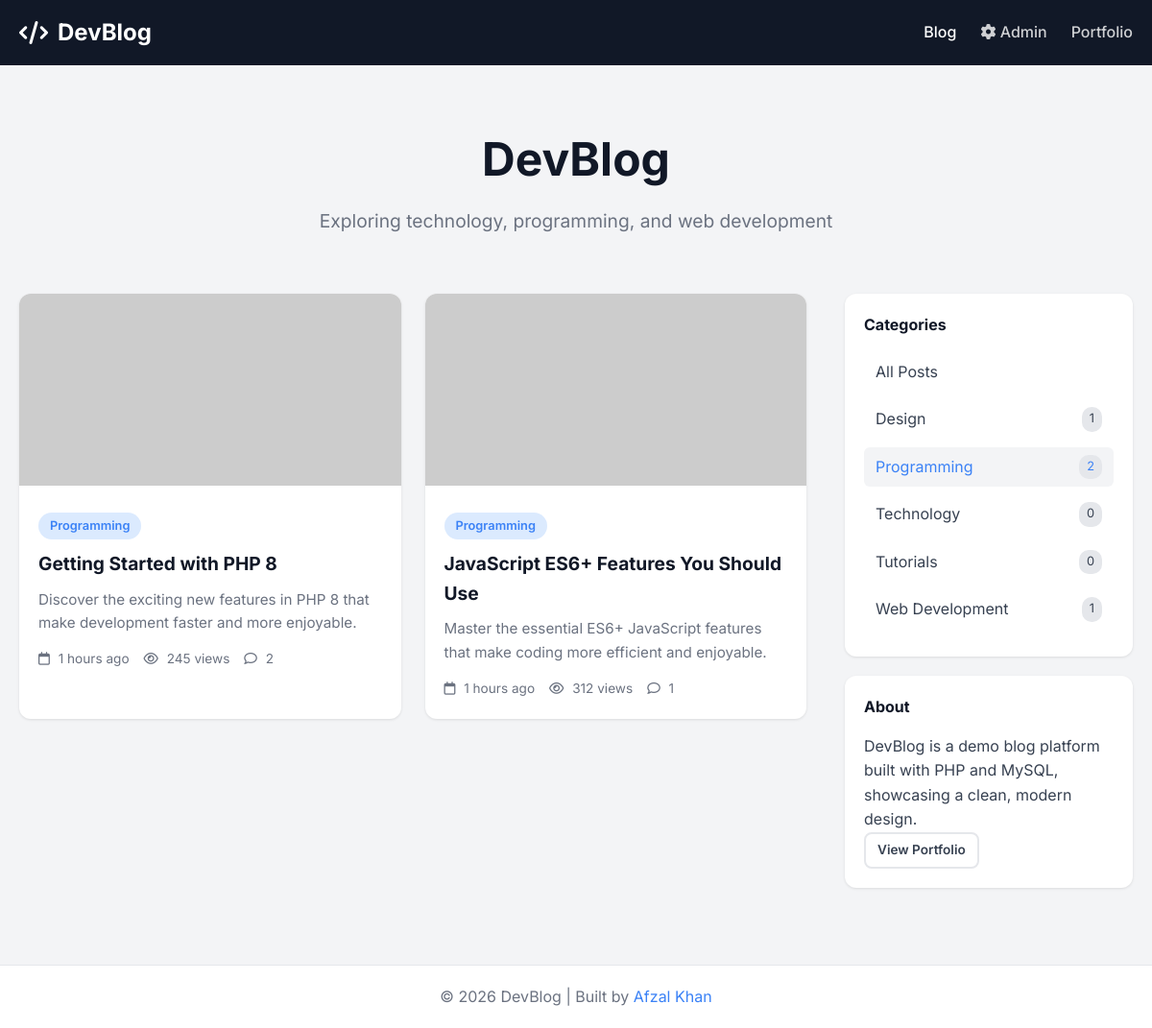
Screenshot of /index.php?category=2 with the database file from the repository.
### tables this page shows
CREATE TABLE IF NOT EXISTS posts (
    id INT AUTO_INCREMENT PRIMARY KEY,
    title VARCHAR(255) NOT NULL,
    slug VARCHAR(255) UNIQUE,
    content TEXT,
    excerpt TEXT,
    featured_image VARCHAR(255),
    category_id INT,
    status ENUM('draft', 'published') DEFAULT 'draft',
    views INT DEFAULT 0,
    created_at TIMESTAMP DEFAULT CURRENT_TIMESTAMP,
    updated_at TIMESTAMP DEFAULT CURRENT_TIMESTAMP ON UPDATE CURRENT_TIMESTAMP,
    FOREIGN KEY (category_id) REFERENCES categories(id) ON DELETE SET NULL
);

CREATE TABLE IF NOT EXISTS categories (
    id INT AUTO_INCREMENT PRIMARY KEY,
    name VARCHAR(100) NOT NULL,
    slug VARCHAR(100) UNIQUE,
    description TEXT,
    created_at TIMESTAMP DEFAULT CURRENT_TIMESTAMP
);

### includes/db.php (called while the page is built, shortened)
<?php
function e($s) { return htmlspecialchars($s, ENT_QUOTES, 'UTF-8'); }
function timeAgo($datetime) {
    $time = strtotime($datetime);
    $diff = time() - $time;
    if ($diff < 86400) return floor($diff / 3600) . ' hours ago';
    return date('M j, Y', $time);
}
?>

### index.php (the view, shortened to what this page needs)
<?php
require_once 'includes/db.php';
$category_filter = isset($_GET['category']) ? (int)$_GET['category'] : 0;
$where = "WHERE p.status = 'published'";
if ($category_filter) $where .= " AND p.category_id = $category_filter";
$posts = $conn->query("SELECT p.*, c.name as category_name, c.slug as category_slug,
    (SELECT COUNT(*) FROM comments WHERE post_id = p.id AND status = 'approved') as comment_count
    FROM posts p LEFT JOIN categories c ON p.category_id = c.id $where ORDER BY p.created_at DESC");
$categories = $conn->query("SELECT c.*, (SELECT COUNT(*) FROM posts WHERE category_id = c.id AND status = 'published') as post_count FROM categories c ORDER BY name");
$catList = []; while ($c = $categories->fetch_assoc()) $catList[] = $c;
?>
<!DOCTYPE html>
<html lang="en">
<head>
    <link rel="stylesheet" href="https://cdnjs.cloudflare.com/ajax/libs/font-awesome/6.5.1/css/all.min.css">
    <link rel="stylesheet" href="css/style.css">
</head>
<body>
    <header class="header">
        <div class="container">
            <div class="header-content">
                <a href="index.php" class="logo"><i class="fas fa-code"></i> DevBlog</a>
                <nav class="nav">
                    <a href="index.php" class="nav-link active">Blog</a>
                    <a href="admin/" class="nav-link"><i class="fas fa-cog"></i> Admin</a>
                    <a href="../../index.html" class="nav-link">Portfolio</a>
                </nav>
            </div>
        </div>
    </header>
    <main class="main">
        <div class="container">
            <div class="hero">
                <h1>DevBlog</h1>
                <p>Exploring technology, programming, and web development</p>
            </div>
            <div class="blog-layout">
                <section class="posts-section">
                    <?php if ($posts->num_rows > 0): ?>
                        <div class="posts-grid">
                            <?php while ($post = $posts->fetch_assoc()): ?>
                                <article class="post-card">
                                    <a href="post.php?slug=<?php echo e($post['slug']); ?>" class="post-image">
                                        <img src="<?php echo e($post['featured_image']); ?>" alt="<?php echo e($post['title']); ?>"
                                             onerror="this.src='https://via.placeholder.com/400x250?text=No+Image'">
                                    </a>
                                    <div class="post-content">
                                        <?php if ($post['category_name']): ?>
                                            <a href="index.php?category=<?php echo $post['category_id']; ?>" class="post-category">
                                                <?php echo e($post['category_name']); ?>
                                            </a>
                                        <?php endif; ?>
                                        <h2 class="post-title">
                                            <a href="post.php?slug=<?php echo e($post['slug']); ?>"><?php echo e($post['title']); ?></a>
                                        </h2>
                                        <p class="post-excerpt"><?php echo e($post['excerpt'] ?: excerpt($post['content'])); ?></p>
                                        <div class="post-meta">
                                            <span><i class="far fa-calendar"></i> <?php echo timeAgo($post['created_at']); ?></span>
                                            <span><i class="far fa-eye"></i> <?php echo $post['views']; ?> views</span>
                                            <span><i class="far fa-comment"></i> <?php echo $post['comment_count']; ?></span>
                                        </div>
                                    </div>
                                </article>
                            <?php endwhile; ?>
                        </div>
                    <?php endif; ?>
                </section>
                <aside class="sidebar">
                    <div class="widget">
                        <h3>Categories</h3>
                        <ul class="category-list">
                            <li><a href="index.php" class="<?php echo !$category_filter ? 'active' : ''; ?>">All Posts</a></li>
                            <?php foreach ($catList as $cat): ?>
                                <li>
                                    <a href="index.php?category=<?php echo $cat['id']; ?>"
                                       class="<?php echo $category_filter == $cat['id'] ? 'active' : ''; ?>">
                                        <?php echo e($cat['name']); ?>
                                        <span class="count"><?php echo $cat['post_count']; ?></span>
                                    </a>
                                </li>
                            <?php endforeach; ?>
                        </ul>
                    </div>
                    <div class="widget">
                        <h3>About</h3>
                        <p>DevBlog is a demo blog platform built with PHP and MySQL, showcasing a clean, modern design.</p>
                        <a href="../../index.html" class="btn btn-outline btn-sm">View Portfolio</a>
                    </div>
                </aside>
            </div>
        </div>
    </main>
    <footer class="footer">
        <div class="container">
            <p>&copy; 2026 DevBlog | Built by <a href="../../index.html">Afzal Khan</a></p>
        </div>
    </footer>
</body>
</html>

### css/style.css (style rules this page uses)
* { margin: 0; padding: 0; box-sizing: border-box; }
:root { --primary: #3b82f6; --primary-dark: #2563eb; --gray-50: #f9fafb; --gray-100: #f3f4f6; --gray-200: #e5e7eb; --gray-500: #6b7280; --gray-700: #374151; --gray-900: #111827; }
body { font-family: 'Inter', sans-serif; background: var(--gray-100); color: var(--gray-700); line-height: 1.6; }
.container { max-width: 1200px; margin: 0 auto; padding: 0 20px; }
.header { background: var(--gray-900); padding: 15px 0; }
.header-content { display: flex; justify-content: space-between; align-items: center; }
.logo { color: white; text-decoration: none; font-size: 1.5rem; font-weight: 700; display: flex; align-items: center; gap: 10px; }
.nav { display: flex; gap: 25px; }
.nav-link { color: rgba(255, 255, 255, 0.8); text-decoration: none; font-weight: 500; transition: color 0.2s; }
.nav-link:hover, .nav-link.active { color: white; }
.hero { text-align: center; padding: 60px 0; }
.hero h1 { font-size: 3rem; color: var(--gray-900); margin-bottom: 10px; }
.hero p { font-size: 1.2rem; color: var(--gray-500); }
.blog-layout { display: grid; grid-template-columns: 1fr 300px; gap: 40px; padding-bottom: 60px; }
.posts-grid { display: grid; grid-template-columns: repeat(auto-fill, minmax(300px, 1fr)); gap: 25px; }
.post-card { background: white; border-radius: 12px; overflow: hidden; box-shadow: 0 1px 3px rgba(0, 0, 0, 0.1); transition: transform 0.2s, box-shadow 0.2s; }
.post-image img { width: 100%; height: 200px; object-fit: cover; }
.post-content { padding: 20px; }
.post-category { display: inline-block; background: #dbeafe; color: var(--primary); padding: 4px 12px; border-radius: 20px; font-size: 0.8rem; font-weight: 600; text-decoration: none; margin-bottom: 10px; }
.post-title { font-size: 1.2rem; margin-bottom: 10px; }
.post-title a { color: var(--gray-900); text-decoration: none; }
.post-excerpt { color: var(--gray-500); font-size: 0.95rem; margin-bottom: 15px; }
.post-meta { display: flex; gap: 15px; font-size: 0.85rem; color: var(--gray-500); }
.post-meta i { margin-right: 5px; }
.sidebar { position: sticky; top: 80px; height: fit-content; }
.widget { background: white; border-radius: 12px; padding: 20px; margin-bottom: 20px; box-shadow: 0 1px 3px rgba(0, 0, 0, 0.1); }
.widget h3 { font-size: 1rem; margin-bottom: 15px; color: var(--gray-900); }
.category-list { list-style: none; }
.category-list li { margin-bottom: 8px; }
.category-list a { display: flex; justify-content: space-between; color: var(--gray-700); text-decoration: none; padding: 8px 12px; border-radius: 6px; transition: background 0.2s; }
.category-list a:hover, .category-list a.active { background: var(--gray-100); color: var(--primary); }
.category-list .count { background: var(--gray-200); padding: 2px 8px; border-radius: 10px; font-size: 0.8rem; }
.btn { display: inline-flex; align-items: center; gap: 8px; padding: 10px 20px; border: none; border-radius: 8px; font-weight: 600; cursor: pointer; text-decoration: none; transition: all 0.2s; }
.btn-outline { background: transparent; color: var(--gray-700); border: 2px solid var(--gray-200); }
.btn-sm { padding: 6px 12px; font-size: 0.85rem; }
.footer { background: white; padding: 20px; text-align: center; color: var(--gray-500); border-top: 1px solid var(--gray-200); }
.footer a { color: var(--primary); text-decoration: none; }

### rows the page displays
posts: category.name "Programming", title "Getting Started with PHP 8", excerpt "Discover the exciting new features in PHP 8 that make development faster and more enjoyable.", created_at "1 hours ago", views "245", comment_count "2"
posts: category.name "Programming", title "JavaScript ES6+ Features You Should Use", excerpt "Master the essential ES6+ JavaScript features that make coding more efficient and enjoyable.", created_at "1 hours ago", views "312", comment_count "1"
categories: name "Design", post_count "1"
categories: name "Programming", post_count "2"
categories: name "Technology", post_count "0"
categories: name "Tutorials", post_count "0"
categories: name "Web Development", post_count "1"
